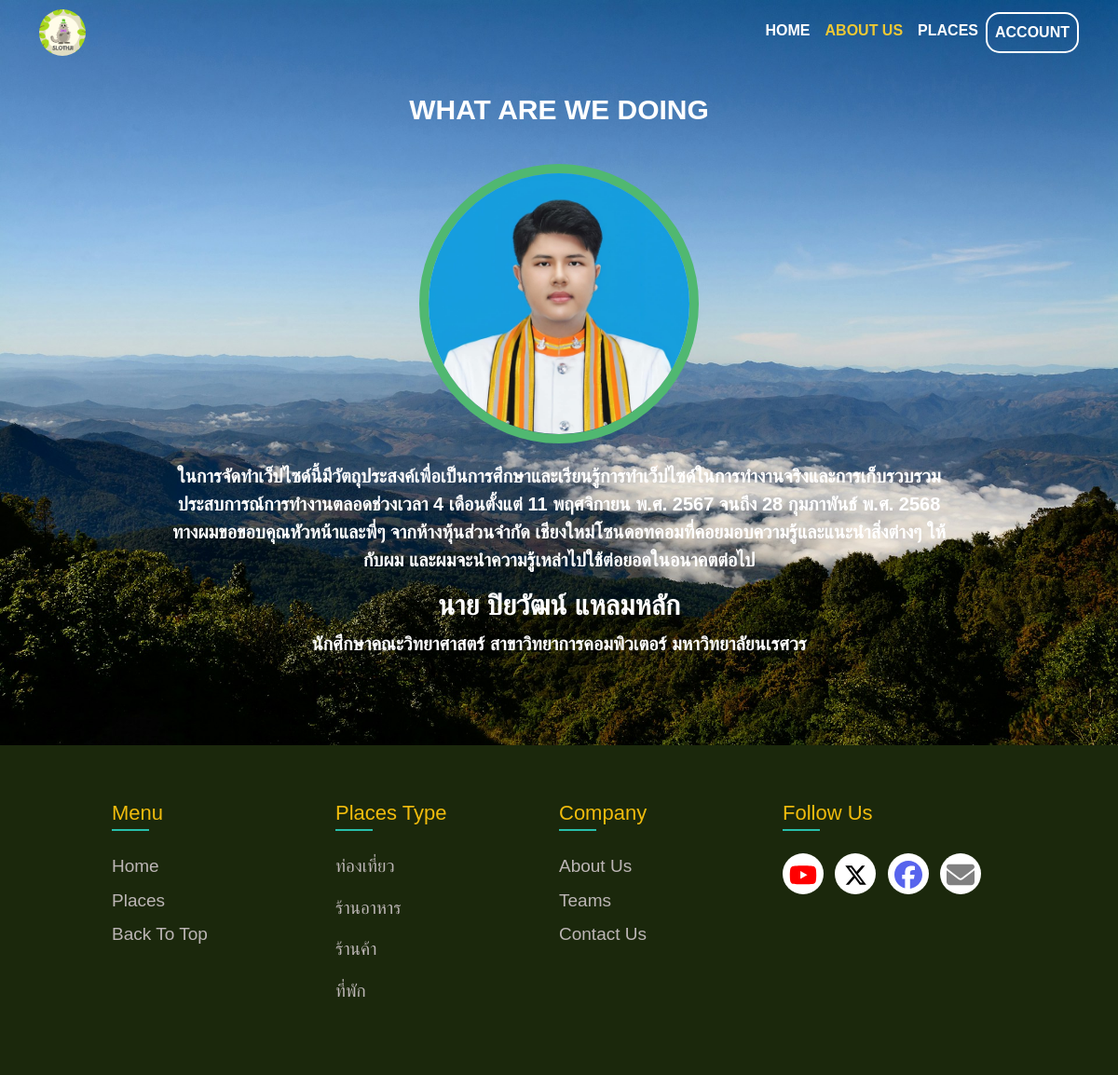
The page /aboutus.php on the database its author committed.
### tables this page shows
CREATE TABLE `aboutus` (
  `AboutID` int(10) NOT NULL,
  `AboutImg` varchar(255) NOT NULL,
  `AboutTitle` varchar(100) NOT NULL,
  `AboutProfile` varchar(255) NOT NULL,
  `AboutDetail` text NOT NULL,
  `AboutSubTitle` varchar(100) NOT NULL,
  `AboutSubDetail` text NOT NULL
);

CREATE TABLE `typeplace` (
  `TypeID` int(10) NOT NULL,
  `TypeTitle` varchar(100) NOT NULL,
  `TypeImg` varchar(255) NOT NULL,
  `TypeDetail` text NOT NULL
);

### aboutus.php (the view, shortened to what this page needs)
<?php
include 'dataDB.php';
?>
<!DOCTYPE html>
<html lang="en">
<head>
  <link
    href="https://cdn.jsdelivr.net/npm/bootstrap@5.3.3/dist/css/bootstrap.min.css"
    rel="stylesheet"
 />
  <link rel="stylesheet" href="https://cdnjs.cloudflare.com/ajax/libs/font-awesome/6.7.1/css/all.min.css" />
  <link href="https://cdn.jsdelivr.net/npm/aos@2.3.4/dist/aos.css" rel="stylesheet">
  <link rel="stylesheet" href="style.css" />
</head>
<body>
  <?php include 'navbar.php'; ?>
  <section class="locate-group p-0 m-0">
    <div>
      <div class="container-fluid p-0 m-0">
        <div class="about-group">
          <div class="about-title">
            <div class="title-we">
              <h1 data-aos="fade-up"><?php echo htmlspecialchars($row['AboutTitle']); ?></h1>
            </div>
            <div class="row">
              <div class="col-12">
                <img src="./adminbd/aboutus/uploads/about_profile/<?php echo htmlspecialchars($row['AboutProfile']); ?>" class="myprofile" data-aos="fade-up">
                <div class="abouttext-scroll">
                  <p data-aos="fade-up"><?php echo nl2br(htmlspecialchars($row['AboutDetail'])); ?></p>
                  <h3 data-aos="fade-up"><?php echo htmlspecialchars($row['AboutSubTitle']); ?></h3>
                  <p data-aos="fade-up"><?php echo nl2br(htmlspecialchars($row['AboutSubDetail'])); ?></p>
                </div>
              </div>
            </div>
          </div>
        </div>
      </div>
    </div>
  </section>
  <?php include 'footer.php' ?>
</body>
</html>

### footer.php (shortened to what this page needs)
<?php
$typesql = "SELECT * FROM typeplace";
$typeresult = $conn->query($typesql);
if ($typeresult->num_rows > 0) {
    $typeplaces = [];
    while ($row = $typeresult->fetch_assoc()) {
        $typeplaces[] = $row;
    }
} else {
    echo "No data found";
}
?>
<footer class="footer-body">
    <div class="footer-col col-lg-3 col-md-6 col-sm-6">
        <h4>Menu</h4>
        <ul>
            <li><a href="index.php">Home</a></li>
            <li><a href="places.php">Places</a></li>
            <li><a href="">Back to top</a></li>
        </ul>
    </div>
    <div class="footer-col col-lg-3 col-md-6 col-sm-6">
        <h4>Places Type</h4>
        <?php
        foreach ($typeplaces as $place): ?>
            <ul>
                <li><a href="/newsloth/places.php?type=<?= $place['TypeID'] ?>"><?= $place['TypeTitle'] ?></a></li>
            </ul>
        <?php endforeach; ?>
    </div>
    <div class="footer-col col-lg-3 col-md-6 col-sm-6">
        <h4>company</h4>
        <ul>
            <li><a href="#">about us</a></li>
            <li><a href="#">teams</a></li>
            <li><a href="#">contact us</a></li>
        </ul>
    </div>
    <div class="footer-col col-lg-3 col-md-6 col-sm-6">
        <h4>follow us</h4>
        <div class="links link-footer">
            <a href="#" class="social-btn"></a>
            <a href="#" class="social-btn"></a>
            <a href="#" class="social-btn"></a>
            <a href="#" class="social-btn"></a>
        </div>
    </div>
</footer>

### style.css (style rules this page uses)
* { margin: 0; padding: 0; }
body { margin: 0; padding: 0; font-family: sans-serif; }
.about-group { background-color: #000; }
.about-group .myprofile { height: 300px; width: 300px; object-position: 0px 0px; object-fit: cover; border: 10px solid #50b871; border-radius: 50%; margin-top: 40px; margin-bottom: 20px; }
.about-title { position: absolute; right: 15%; top: 5rem; left: 15%; padding-top: 1.25rem; padding-bottom: 1.25rem; color: #fff; text-align: center; }
.about-title h3 { font-size: 30px; font-weight: 600; }
.about-title p { font-size: 20px; font-weight: 600; }
.about-title h1 { font-weight: 600; }
.title-we h1 { padding: 0; margin: 0; font-size: 30px; font-weight: 600; text-transform: uppercase; color: #fff; }
* { box-sizing: border-box; }
.locate-group { margin-bottom: 50px; }
.footer-body { display: flex; flex-wrap: wrap; margin-top: auto; background-color: rgb(27, 40, 12); padding: 60px 10%; }
.footer-body ul { list-style: none; padding-left: 0; }
.footer-col { width: 25%; }
.footer-col h4 { position: relative; margin-bottom: 30px; font-size: 22px; font-weight: 400; color: #f1bc0d; text-transform: capitalize; }
.footer-col h4::before { content: ""; position: absolute; left: 0; bottom: -6px; background-color: #27c0ac; width: 40px; height: 2px; }
.footer-body ul li:not(:last-child) { margin-bottom: 8px; }
.footer-body ul li a { display: block; font-size: 19px; text-transform: capitalize; color: #bdb6b6; text-decoration: none; transition: 0.4s; }
.links a { display: inline-block; width: 44px; height: 44px; color: #fff; background-color: rgba(40, 130, 214, 0.8); margin: 0 8px 8px 0; text-align: center; line-height: 44px; border-radius: 50%; transition: 0.4s; }
.link-footer a { background: #fff; }
a.social-btn { transition: transform 0.2s ease, background-color 0.2s ease; }

### rows shown on the page
aboutus: AboutTitle "WHAT ARE WE DOING", AboutProfile (placeholder picture), AboutDetail "ในการจัดทำเว็ปไซด์นี้มีวัตถุประสงค์เพื่อเป็นการศึกษาและเรียนรู้การทำเว็ปไซด์ในการทำงานจริงและการเก็บรวบรวมประสบการณ์การทำงานตลอดช่วงเวลา 4 เดือนตั้งแต่ 11 พฤศจิกายน พ.ศ. 2567 จนถึง 28 กุมภาพันธ์ พ.ศ. 2568 ทางผมขอขอบคุณหัวหน้าและพี่ๆ จากห้างหุ้นส่วนจำกัด เชียงใหม่โซนดอทคอมที่คอยมอบความรู้และแนะนำสิ่งต่างๆ ให้กับผม และผมจะนำความรู้เหล่าไปใช้ต่อยอดในอนาคตต่อไป", AboutSubTitle "นาย ปิยวัฒน์ แหลมหลัก", AboutSubDetail "นักศึกษาคณะวิทยาศาสตร์ สาขาวิทยาการคอมพิวเตอร์ มหาวิทยาลัยนเรศวร"
typeplace: TypeTitle "ท่องเที่ยว"
typeplace: TypeTitle "ร้านอาหาร"
typeplace: TypeTitle "ร้านค้า"
typeplace: TypeTitle "ที่พัก"
